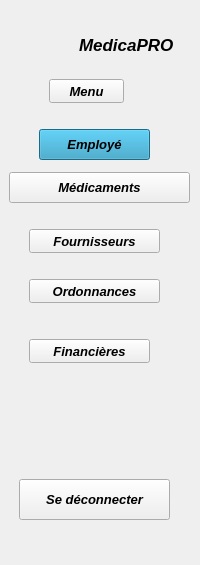
  <widget class="QWidget" name="leftmenu" native="true">
   <property name="geometry">
    <rect>
     <x>0</x>
     <y>0</y>
     <width>200</width>
     <height>565</height>
    </rect>
   </property>
   <property name="minimumSize">
    <size>
     <width>100</width>
     <height>0</height>
    </size>
   </property>
   <property name="maximumSize">
    <size>
     <width>200</width>
     <height>16777215</height>
    </size>
   </property>
   <layout class="QVBoxLayout" name="verticalLayout">
    <property name="spacing">
     <number>0</number>
    </property>
    <property name="leftMargin">
     <number>0</number>
    </property>
    <property name="topMargin">
     <number>0</number>
    </property>
    <property name="rightMargin">
     <number>0</number>
    </property>
    <property name="bottomMargin">
     <number>0</number>
    </property>
    <item>
     <widget class="QFrame" name="frame_9">
      <property name="frameShape">
       <enum>QFrame::NoFrame</enum>
      </property>
      <layout class="QVBoxLayout" name="verticalLayout_2">
       <item>
        <widget class="QFrame" name="frame_11">
         <property name="frameShape">
          <enum>QFrame::NoFrame</enum>
         </property>
         <widget class="QFrame" name="frame_10">
          <property name="geometry">
           <rect>
            <x>10</x>
            <y>0</y>
            <width>160</width>
            <height>61</height>
           </rect>
          </property>
          <property name="frameShape">
           <enum>QFrame::NoFrame</enum>
          </property>
          <widget class="QLabel" name="logo">
           <property name="geometry">
            <rect>
             <x>0</x>
             <y>10</y>
             <width>51</width>
             <height>41</height>
            </rect>
           </property>
           <property name="text">
            <string/>
           </property>
           <property name="pixmap">
            <pixmap resource="../syrine/image22.qrc">:/res/image22</pixmap>
           </property>
          </widget>
          <widget class="QLabel" name="label_3">
           <property name="enabled">
            <bool>true</bool>
           </property>
           <property name="geometry">
            <rect>
             <x>60</x>
             <y>20</y>
             <width>101</width>
             <height>31</height>
            </rect>
           </property>
           <property name="font">
            <font>
             <pointsize>13</pointsize>
             <italic>true</italic>
             <bold>true</bold>
            </font>
           </property>
           <property name="text">
            <string>MedicaPRO</string>
           </property>
          </widget>
         </widget>
         <widget class="QPushButton" name="pushButton_16">
          <property name="geometry">
           <rect>
            <x>40</x>
            <y>70</y>
            <width>75</width>
            <height>24</height>
           </rect>
          </property>
          <property name="font">
           <font>
            <pointsize>10</pointsize>
            <italic>true</italic>
            <bold>true</bold>
           </font>
          </property>
          <property name="text">
           <string>Menu</string>
          </property>
          <property name="icon">
           <iconset resource="../syrine/image23.qrc">
            <normaloff>:/res/icone23</normaloff>:/res/icone23</iconset>
          </property>
         </widget>
         <widget class="QPushButton" name="pushButton_17">
          <property name="geometry">
           <rect>
            <x>30</x>
            <y>120</y>
            <width>111</width>
            <height>31</height>
           </rect>
          </property>
          <property name="font">
           <font>
            <pointsize>10</pointsize>
            <italic>true</italic>
            <bold>true</bold>
            <underline>false</underline>
           </font>
          </property>
          <property name="styleSheet">
           <string notr="true">#pushButton_17{
    background-color: #2596be;
}</string>
          </property>
          <property name="text">
           <string>Employé</string>
          </property>
          <property name="icon">
           <iconset resource="../syrine/image27.qrc">
            <normaloff>:/res/icone27</normaloff>:/res/icone27</iconset>
          </property>
         </widget>
         <widget class="QPushButton" name="pushButton_18">
          <property name="geometry">
           <rect>
            <x>0</x>
            <y>163</y>
            <width>181</width>
            <height>31</height>
           </rect>
          </property>
          <property name="font">
           <font>
            <pointsize>10</pointsize>
            <italic>true</italic>
            <bold>true</bold>
            <underline>false</underline>
           </font>
          </property>
          <property name="text">
           <string>Médicaments</string>
          </property>
          <property name="icon">
           <iconset resource="../syrine/image26.qrc">
            <normaloff>:/res/icone26</normaloff>:/res/icone26</iconset>
          </property>
         </widget>
         <widget class="QPushButton" name="pushButton_19">
          <property name="geometry">
           <rect>
            <x>20</x>
            <y>220</y>
            <width>131</width>
            <height>24</height>
           </rect>
          </property>
          <property name="font">
           <font>
            <pointsize>10</pointsize>
            <italic>true</italic>
            <bold>true</bold>
           </font>
          </property>
          <property name="text">
           <string>Fournisseurs</string>
          </property>
          <property name="icon">
           <iconset resource="../syrine/image25.qrc">
            <normaloff>:/res/icone25</normaloff>:/res/icone25</iconset>
          </property>
         </widget>
         <widget class="QPushButton" name="pushButton_20">
          <property name="geometry">
           <rect>
            <x>20</x>
            <y>270</y>
            <width>131</width>
            <height>24</height>
           </rect>
          </property>
          <property name="font">
           <font>
            <pointsize>10</pointsize>
            <italic>true</italic>
            <bold>true</bold>
           </font>
          </property>
          <property name="text">
           <string>Ordonnances</string>
          </property>
          <property name="icon">
           <iconset resource="../syrine/image23.qrc">
            <normaloff>:/res/icone23</normaloff>:/res/icone23</iconset>
          </property>
         </widget>
         <widget class="QPushButton" name="pushButton_21">
          <property name="geometry">
           <rect>
            <x>20</x>
            <y>330</y>
            <width>121</width>
            <height>24</height>
           </rect>
          </property>
          <property name="font">
           <font>
            <pointsize>10</pointsize>
            <italic>true</italic>
            <bold>true</bold>
           </font>
          </property>
          <property name="text">
           <string>Financières</string>
          </property>
          <property name="icon">
           <iconset resource="../syrine/image24.qrc">
            <normaloff>:/res/icone24</normaloff>:/res/icone24</iconset>
          </property>
         </widget>
         <widget class="QPushButton" name="pushButton_22">
          <property name="geometry">
           <rect>
            <x>10</x>
            <y>470</y>
            <width>151</width>
            <height>41</height>
           </rect>
          </property>
          <property name="font">
           <font>
            <pointsize>10</pointsize>
            <italic>true</italic>
            <bold>true</bold>
           </font>
          </property>
          <property name="text">
           <string>Se déconnecter</string>
          </property>
          <property name="icon">
           <iconset resource="../syrine/image30.qrc">
            <normaloff>:/res/icone30</normaloff>:/res/icone30</iconset>
          </property>
         </widget>
        </widget>
       </item>
      </layout>
     </widget>
    </item>
   </layout>
  </widget>
